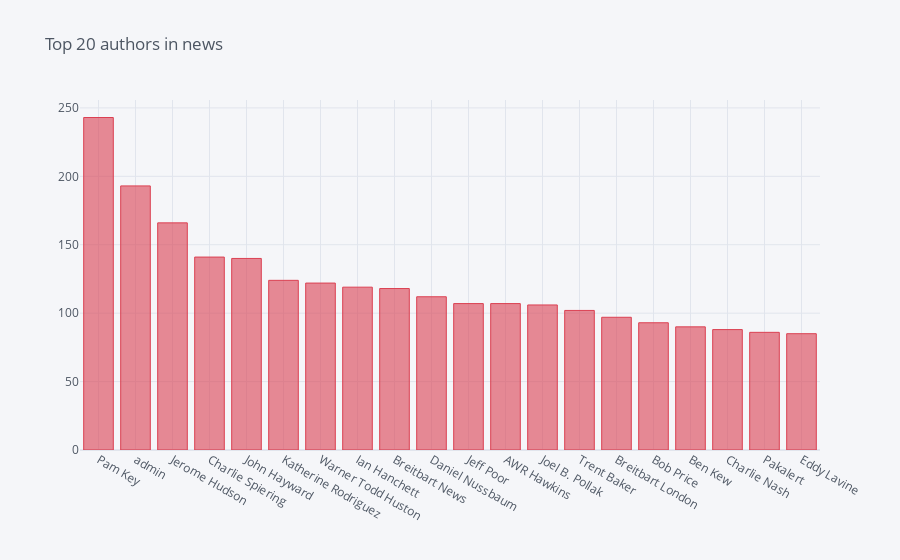

Write notebook code for a chart like this one.
### Code cell
train_dataset.author.value_counts()[:20].iplot(kind='bar', title='Top 20 authors in news', color='red')

### Figure 1 — Plotly figure (JSON) as saved in the notebook; plotly's stock layout.template omitted (floating-point values rounded to 4 significant figures)
{"data": [{"marker": {"color": "rgba(219, 64, 82, 0.6)", "line": {"color": "rgba(219, 64, 82, 1.0)", "width": 1}}, "name": "author", "orientation": "v", "text": "", "type": "bar", "x": ["Pam Key", "admin", "Jerome Hudson", "Charlie Spiering", "John Hayward", "Katherine Rodriguez", "Warner Todd Huston", "Ian Hanchett", "Breitbart News", "Daniel Nussbaum", "Jeff Poor", "AWR Hawkins", "Joel B. Pollak", "Trent Baker", "Breitbart London", "Bob Price", "Ben Kew", "Charlie Nash", "Pakalert", "Eddy Lavine"], "y": [243, 193, 166, 141, 140, 124, 122, 119, 118, 112, 107, 107, 106, 102, 97, 93, 90, 88, 86, 85]}], "layout": {"legend": {"bgcolor": "#F5F6F9", "font": {"color": "#4D5663"}}, "paper_bgcolor": "#F5F6F9", "plot_bgcolor": "#F5F6F9", "title": {"font": {"color": "#4D5663"}, "text": "Top 20 authors in news"}, "xaxis": {"gridcolor": "#E1E5ED", "showgrid": true, "tickfont": {"color": "#4D5663"}, "title": {"font": {"color": "#4D5663"}, "text": ""}, "zerolinecolor": "#E1E5ED"}, "yaxis": {"gridcolor": "#E1E5ED", "showgrid": true, "tickfont": {"color": "#4D5663"}, "title": {"font": {"color": "#4D5663"}, "text": ""}, "zerolinecolor": "#E1E5ED"}}}
